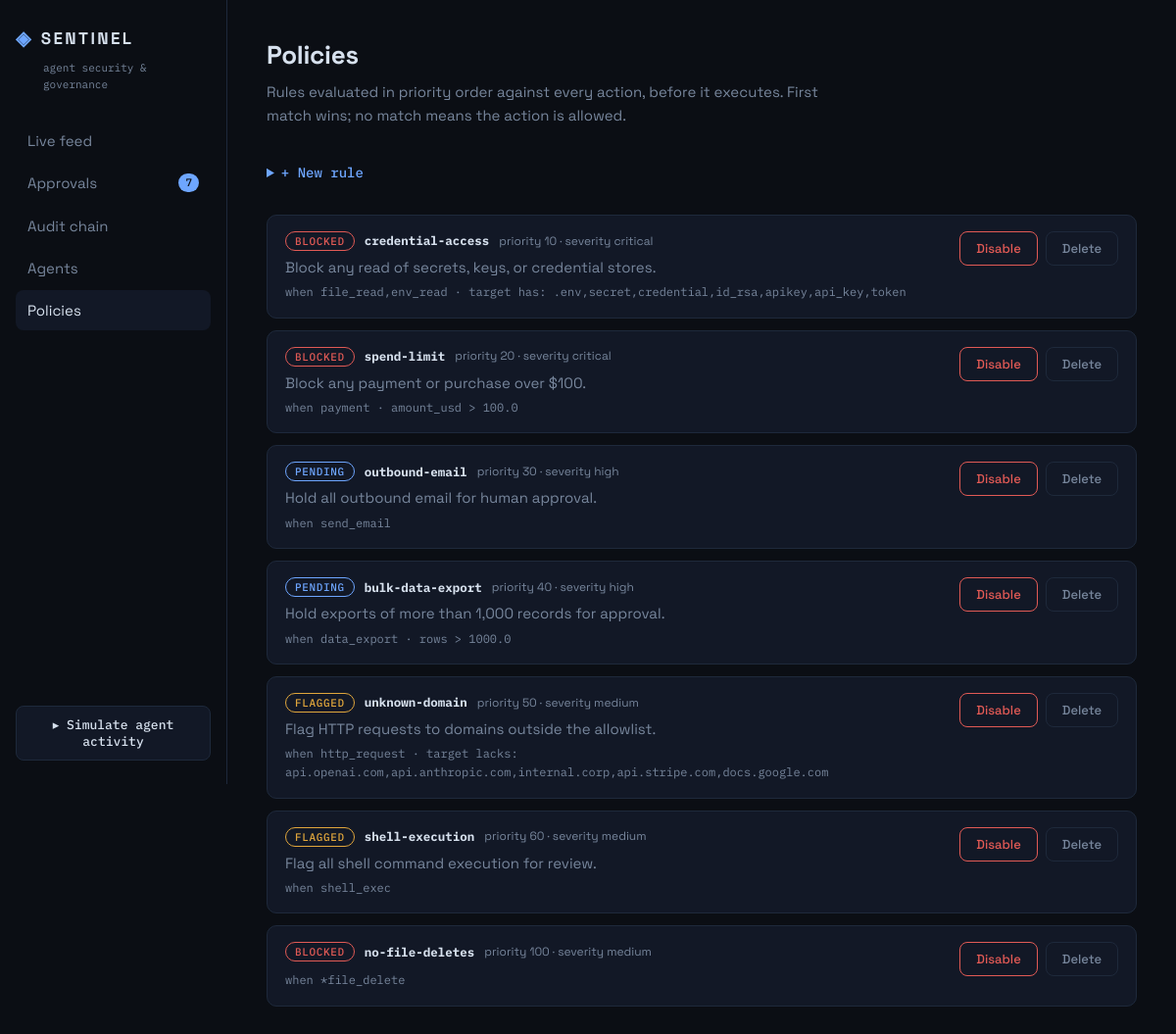
The app's page /policies with its own data.
### tables this page shows
CREATE TABLE rules (
    id INTEGER PRIMARY KEY AUTOINCREMENT,
    name TEXT NOT NULL UNIQUE,
    description TEXT NOT NULL DEFAULT '',
    action_types TEXT NOT NULL DEFAULT '*',   -- comma list, or * for any
    target_mode TEXT NOT NULL DEFAULT 'any',  -- any | contains | not_contains
    target_keywords TEXT NOT NULL DEFAULT '', -- comma list
    param_key TEXT,                            -- optional numeric condition
    param_op TEXT,                             -- > | >= | < | <= | =
    param_value REAL,
    decision TEXT NOT NULL,                    -- blocked | pending | flagged
    severity TEXT NOT NULL DEFAULT 'medium',
    priority INTEGER NOT NULL DEFAULT 100,     -- lower runs first
    enabled INTEGER NOT NULL DEFAULT 1
);

### app.py (the view)
@app.route("/policies")
def policies():
    db = get_db()
    seed_rules(db)
    rules = db.execute(
        "SELECT * FROM rules ORDER BY priority ASC, id ASC").fetchall()
    return render_template("policies.html", rules=rules, active="policies")

### app.py (called while the page is built)
def get_db():
    if "db" not in g:
        g.db = sqlite3.connect(DB_PATH)
        g.db.row_factory = sqlite3.Row
        g.db.execute("PRAGMA foreign_keys = ON")
    return g.db

def seed_rules(db):
    if db.execute("SELECT COUNT(*) c FROM rules").fetchone()["c"] == 0:
        for r in DEFAULT_RULES:
            db.execute(
                """INSERT INTO rules (name, description, action_types, target_mode,
                   target_keywords, param_key, param_op, param_value, decision,
                   severity, priority)
                   VALUES (:name,:description,:action_types,:target_mode,
                   :target_keywords,:param_key,:param_op,:param_value,:decision,
                   :severity,:priority)""",
                {**dict(param_key=None, param_op=None, param_value=None), **r})
        db.commit()

def pending_count(db):
    return db.execute(
        "SELECT COUNT(*) c FROM actions WHERE decision='pending' AND resolved IS NULL"
    ).fetchone()["c"]

@app.context_processor
def inject_nav():
    return {"pending_count": pending_count(get_db())}

### templates/policies.html (shortened to what this page needs)
{% extends "base.html" %}
{% block content %}
<header class="page-head">
  <h1>Policies</h1>
  <p class="lede">Rules evaluated in priority order against every action, before it
  executes. First match wins; no match means the action is allowed.</p>
</header>
<details class="add-rule">
  <summary>+ New rule</summary>
</details>
{% for r in rules %}
<div class="card {{ 'disabled' if not r.enabled }}">
  <div class="card-main">
    <div class="card-title">
      <span class="pill {{ 'blocked' if r.decision=='blocked' else ('pending' if r.decision=='pending' else 'flagged') }}">{{ r.decision }}</span>
      <strong class="mono">{{ r.name }}</strong>
      <span class="dim small">priority {{ r.priority }} · severity {{ r.severity }}</span>
    </div>
    <div class="dim">{{ r.description }}</div>
    <div class="mono small dim">
      when {{ r.action_types }}
      {%- if r.target_mode == 'contains' %} · target has: {{ r.target_keywords }}{% endif %}
      {%- if r.target_mode == 'not_contains' %} · target lacks: {{ r.target_keywords }}{% endif %}
      {%- if r.param_key %} · {{ r.param_key }} {{ r.param_op }} {{ r.param_value }}{% endif %}
    </div>
  </div>
  <div class="card-actions">
    <form method="post" action="{{ url_for('toggle_policy', rule_id=r.id) }}">
      <button class="{{ 'deny' if r.enabled else 'approve' }}">{{ 'Disable' if r.enabled else 'Enable' }}</button>
    </form>
    <form method="post" action="{{ url_for('delete_policy', rule_id=r.id) }}"
          onsubmit="return confirm('Delete rule {{ r.name }}? This cannot be undone.')">
      <button class="ghost">Delete</button>
    </form>
  </div>
</div>
{% endfor %}
{% endblock %}

### static/style.css (style rules this page uses)
:root { --bg: #0B0E14; --panel: #121826; --panel-2: #0F1420; --border: #1E293B; --text: #D7E1EE; --muted: #77869C; --allowed: #46C28E; --flagged: #E0A63C; --blocked: #E15A55; --pending: #6EA6FF; --display: "Space Grotesk", system-ui, sans-serif; --mono: "IBM Plex Mono", ui-monospace, SFMono-Regular, Menlo, monospace; }
* { box-sizing: border-box; }
html, body { margin: 0; }
body { background: var(--bg); color: var(--text); font: 15px/1.55 var(--display); display: flex; min-height: 100vh; }
.page-head h1 { margin: 0; font-size: 26px; letter-spacing: -0.01em; }
.lede { color: var(--muted); margin: 6px 0 28px; max-width: 60ch; }
.mono { font-family: var(--mono); font-size: 12.5px; }
.dim { color: var(--muted); }
.small { font-size: 12px; }
.pill { font: 500 11px var(--mono); text-transform: uppercase; letter-spacing: 0.06em; padding: 2px 9px; border-radius: 99px; border: 1px solid; }
.pill.flagged { color: var(--flagged); border-color: var(--flagged); }
.pill.blocked, .pill.denied { color: var(--blocked); border-color: var(--blocked); }
.pill.pending { color: var(--pending); border-color: var(--pending); }
.card { display: flex; justify-content: space-between; gap: 20px; background: var(--panel); border: 1px solid var(--border); border-radius: 10px; padding: 16px 18px; margin-bottom: 12px; }
.card-main { display: flex; flex-direction: column; gap: 5px; min-width: 0; }
.card-title { display: flex; align-items: center; gap: 10px; flex-wrap: wrap; }
.card-actions { display: flex; gap: 8px; align-items: flex-start; flex-shrink: 0; }
.card-actions button { font: 500 13px var(--display); padding: 8px 16px; border-radius: 8px; cursor: pointer; background: transparent; border: 1px solid; }
button.deny { color: var(--blocked); border-color: var(--blocked); }
.add-rule { margin-bottom: 24px; }
.add-rule summary { cursor: pointer; font: 500 14px var(--mono); color: var(--accent, #6EA6FF); color: var(--pending); padding: 10px 0; user-select: none; }
button.ghost { color: var(--muted); border: 1px solid var(--border); background: transparent; font: 500 13px var(--display); padding: 8px 16px; border-radius: 8px; cursor: pointer; }

### records on screen
rules: decision "BLOCKED", name "credential-access", priority "10", severity "critical", description "Block any read of secrets, keys, or credential stores.", action_types "file_read,env_read", target_keywords ".env,secret,credential,id_rsa,apikey,api_key,token", enabled "Disable"
rules: decision "BLOCKED", name "spend-limit", priority "20", severity "critical", description "Block any payment or purchase over $100.", action_types "payment", param_key "amount_usd", param_op ">", param_value "100.0", enabled "Disable"
rules: decision "PENDING", name "outbound-email", priority "30", severity "high", description "Hold all outbound email for human approval.", action_types "send_email", enabled "Disable"
rules: decision "PENDING", name "bulk-data-export", priority "40", severity "high", description "Hold exports of more than 1,000 records for approval.", action_types "data_export", param_key "rows", param_op ">", param_value "1000.0", enabled "Disable"
rules: decision "FLAGGED", name "unknown-domain", priority "50", severity "medium", description "Flag HTTP requests to domains outside the allowlist.", action_types "http_request", target_keywords "api.openai.com,api.anthropic.com,internal.corp,api.stripe.com,docs.google.com", enabled "Disable"
rules: decision "FLAGGED", name "shell-execution", priority "60", severity "medium", description "Flag all shell command execution for review.", action_types "shell_exec", enabled "Disable"
rules: decision "BLOCKED", name "no-file-deletes", priority "100", severity "medium", action_types "*file_delete", enabled "Disable"

### other values on screen
{{ pending_count }} "7"
